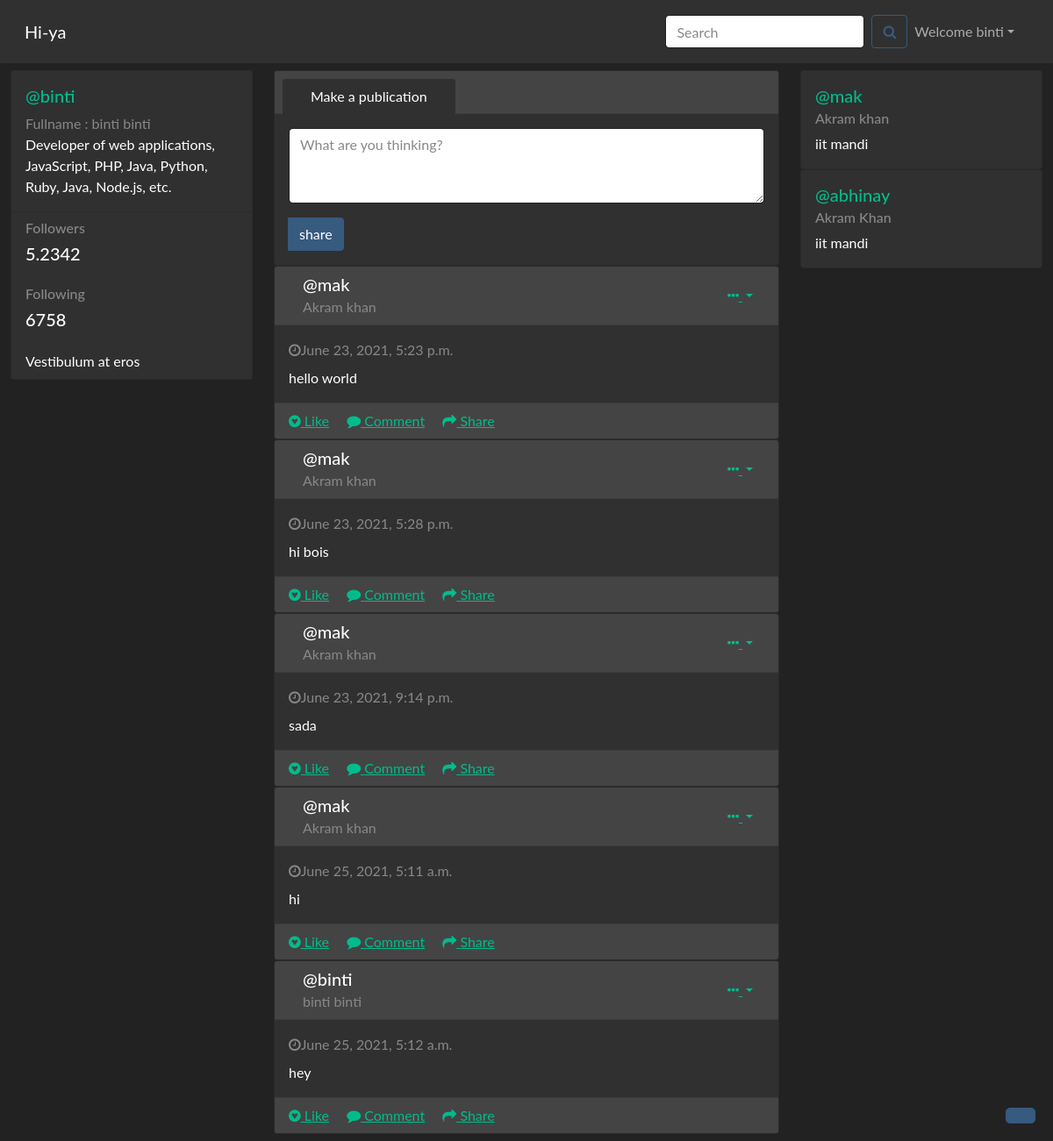
The page / (signed in) on the database its author committed.
### home/models.py (models this page shows, shortened)
class Post(models.Model):
    postId=models.AutoField(primary_key=True,)
    user=models.ForeignKey(User,on_delete=models.CASCADE)
    content=models.TextField(blank=True)
    date=models.DateTimeField(auto_now_add=True)

class userDetails(models.Model):
    username=models.OneToOneField(User,on_delete=models.CASCADE,primary_key=True)
    fname=models.CharField(max_length=50,blank=True)
    lname=models.CharField(max_length=50,blank=True)
    email=models.EmailField(blank=True)
    rating=models.FloatField(null=True)
    institute=models.CharField(max_length=200,blank=True)
    experience=models.CharField(max_length=200,blank=True)
    location=models.CharField(max_length=500,blank=True)
    pPhoto=models.ImageField(upload_to="users/images",default='users/images/default.png')
    status=models.IntegerField(null=True)
    phone=models.CharField(max_length=15,blank=True)
    links=models.CharField(max_length=200,blank=True)
    slug=models.CharField(max_length=500,default=username)

### home/views.py (the view)
# urls.py: path('', views.home, name='home'),
def home(request):
    if request.user.is_authenticated:
        usr = userDetails.objects.all().filter(~Q(username=request.user))
        post=Post.objects.all()
        dic={'usr':usr,'post':post}
        return render(request,'home/index.html',dic)
    else:
        return render(request,'home.html')

### templates/home/index.html (shortened to what this page needs)
{% extends 'base.html' %}
{% block body %}
{% load static %}
<div class="container-fluid gedf-wrapper my-2" >
    <div class="row">
        <div class="col-md-3">
            <div class="card">
                <div class="card-body">
                    <a href="profile" style='text-decoration:none'><div class="h5">@{{request.user}}</div></a>
                    <div class="h7 text-muted">Fullname : {{request.user.get_full_name}}</div>
                    <div class="h7">Developer of web applications, JavaScript, PHP, Java, Python, Ruby, Java, Node.js,
                        etc.
                    </div>
                </div>
                <ul class="list-group list-group-flush">
                    <li class="list-group-item">
                        <div class="h6 text-muted">Followers</div>
                        <div class="h5">5.2342</div>
                    </li>
                    <li class="list-group-item">
                        <div class="h6 text-muted">Following</div>
                        <div class="h5">6758</div>
                    </li>
                    <li class="list-group-item">Vestibulum at eros</li>
                </ul>
            </div>
        </div>
        <div class="col-md-6 gedf-main">
            <div class="card gedf-card">
                <div class="card-header">
                    <ul class="nav nav-tabs card-header-tabs" id="myTab" role="tablist">
                        <li class="nav-item">
                            <a class="nav-link active" id="posts-tab" data-toggle="tab" href="#posts" role="tab" aria-controls="posts" aria-selected="true">Make
                                a publication</a>
                        </li>
                    </ul>
                </div>
                <div class="card-body">
                    <div class="tab-content" id="myTabContent">
                        <div class="tab-pane fade show active" id="posts" role="tabpanel" aria-labelledby="posts-tab">
                            <form action="/makepost" method="POST">
                            <div class="form-group">
                                <textarea class="form-control" id="message" name= 'message'rows="3" placeholder="What are you thinking?"></textarea>
                            </div>
                        </div>
                    </div>
                    <div class="btn-toolbar justify-content-between">
                        <div class="btn-group">
                            <button type="submit" class="btn btn-primary">share</button>
                        </div>
                    </div>
                </div>
            </div>
            {% for p in post%}
            <div class="card gedf-card">
                <div class="card-header">
                    <div class="d-flex justify-content-between align-items-center">
                        <div class="d-flex justify-content-between align-items-center">
                            <div class="ml-2">
                                <a href='' class="h5 m-0" style='text-decoration:none'>@{{p.user}}</a>
                                <div class="h7 text-muted">{{p.user.get_full_name}}</div>
                            </div>
                        </div>
                        <div>
                            <div class="dropdown">
                                <button class="btn btn-link dropdown-toggle" type="button" id="gedf-drop1" data-toggle="dropdown" aria-haspopup="true" aria-expanded="false">
                                    <i class="fa fa-ellipsis-h"></i>
                                </button>
                            </div>
                        </div>
                    </div>
                </div>
                <div class="card-body">
                    <div class="text-muted h7 mb-2"> <i class="fa fa-clock-o"></i>{{p.date}}</div>
                    <p class="card-text">
                        {{p.content}}
                    </p>
                </div>
                <div class="card-footer">
                    <a href="#" class="card-link"><i class="fa fa-gittip"></i> Like</a>
                    <a href="#" class="card-link"><i class="fa fa-comment"></i> Comment</a>
                    <a href="#" class="card-link"><i class="fa fa-mail-forward"></i> Share</a>
                </div>
            </div>
            {%endfor%}
        </div>
        <div class="col-md-3">
            {%for i in usr%}
            <div class="card gedf-card">
                <div class="card-body">
                    <a href="profile/{{i.username}}"style='text-decoration:none'><h5 class="card-title">@{{i.username}}</h5></a>
                    <h6 class="card-subtitle mb-2 text-muted">{{i.fname}} {{i.lname}}</h6>
                    <p class="card-text">{{i.institute}}</p>
                </div>
            </div>
            {%endfor%}
        </div>
    </div>
</div>
{% endblock body %}

### templates/base.html (shortened to what this page needs)
<!doctype html>
<html lang="en">
  <head>
    <link href="https://cdn.jsdelivr.net/npm/bootstrap@5.0.1/dist/css/bootstrap.min.css" rel="stylesheet">
    <link href="https://cdn.jsdelivr.net/npm/bootstrap@5.0.1/dist/css/bootstrap.min.css" rel="stylesheet">
    <link href="//maxcdn.bootstrapcdn.com/bootstrap/4.1.1/css/bootstrap.min.css" rel="stylesheet" id="bootstrap-css">
<link href="//maxcdn.bootstrapcdn.com/bootstrap/4.1.1/css/bootstrap.min.css" rel="stylesheet" id="bootstrap-css">
<link href="https://stackpath.bootstrapcdn.com/font-awesome/4.7.0/css/font-awesome.min.css" rel="stylesheet"
>
  </head>
    <nav id="navbar_top"class="navbar sticky-top navbar-expand-md navbar-dark bg-dark" >
  <div class="container-fluid">
    <a class="navbar-brand" href="#">Hi-ya</a>
    <div class="collapse navbar-collapse" id="navbarColor03">
      <form class="d-flex">
        <input class="form-control me-sm-2" type="text" placeholder="Search">
        <button class="btn btn-outline-primary" type="button" id="button-addon2">
                        <i class="fa fa-search"></i>
                    </button>
      </form>
        <ul class="navbar-nav mr-2">
          <li class="nav-item dropdown">
            <a class="nav-link dropdown-toggle" data-bs-toggle="dropdown" href="#" role="button" aria-haspopup="true" aria-expanded="false">
              Welcome {{request.user}}</a>
          </li>
        </ul>
    </div>
      </div>
</nav>
    {%block body%}{%endblock body%}
    <a id="back-to-top" href="#" class="btn btn-primary btn-lg back-to-top" role="button"  data-toggle="tooltip" data-placement="left"></a>
  </body>
</html>

### rows shown on the page
Post: user "mak", user.get_full_name "Akram khan", date "June 23, 2021, 5:23 p.m.", content "hello world"
Post: user "mak", user.get_full_name "Akram khan", date "June 23, 2021, 5:28 p.m.", content "hi bois"
Post: user "mak", user.get_full_name "Akram khan", date "June 23, 2021, 9:14 p.m.", content "sada"
Post: user "mak", user.get_full_name "Akram khan", date "June 25, 2021, 5:11 a.m.", content "hi"
Post: user "binti", user.get_full_name "binti binti", date "June 25, 2021, 5:12 a.m.", content "hey"
userDetails: username "mak", fname "Akram", lname "khan", institute "iit mandi"
userDetails: username "abhinay", fname "Akram", lname "Khan", institute "iit mandi"

### other values the page prints
{{ request.user }} "binti"
{{ request.user.get_full_name }} "binti binti"
